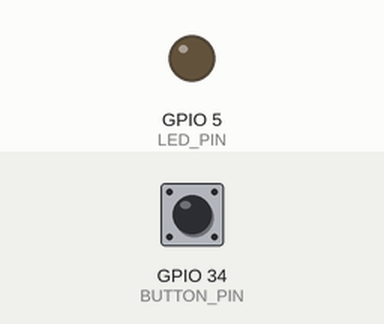
Bench run of a program on a simulated ESP32. Shown: output pins drawn as LEDs (lit = HIGH). Dashed ring = blinking. The test bench sets the inputs (shaded band); at power-on: GPIO 34 (BUTTON_PIN) HIGH.

Above: at 1.2 s.
1.3 s: GPIO 34 (BUTTON_PIN) pulled LOW for 0.15 s
At 1.8 s:
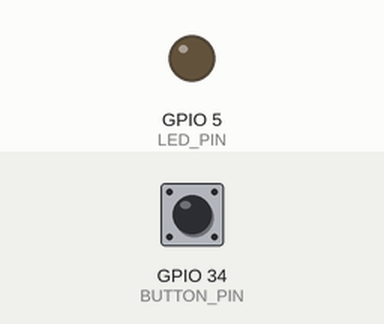
2.9 s: GPIO 34 (BUTTON_PIN) pulled LOW for 1 s
At 3.25 s:
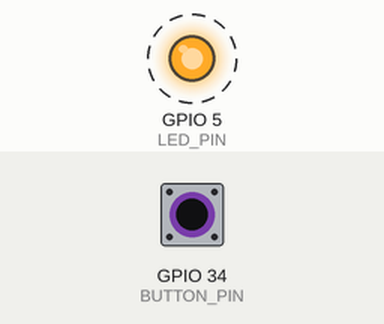
6.9 s: GPIO 34 (BUTTON_PIN) pulled LOW for 3.2 s
At 7.7 s:
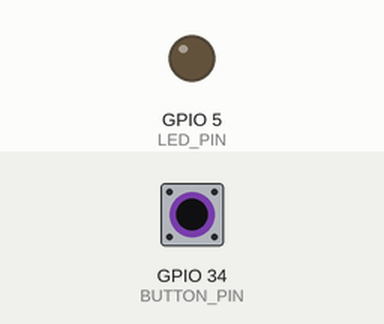
Timing chart, 0 to 9.9 s (numbered marks = the images above; inputs shaded):
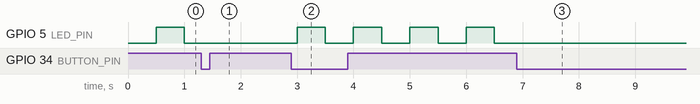

The program:

main.cpp
```cpp
// 23-NTU-CS-1018
// Arsh-e-noor

#include <Arduino.h>

#define LED_PIN     5     // On-board LED
#define BUTTON_PIN  34     // Button to GND
#define DEBOUNCE_MS 50

hw_timer_t *My_timer = nullptr;
volatile bool ledEnabled = true;        // flag toggled by button
volatile uint32_t lastButtonMs = 0;     // for debounce

// Timer ISR: blink LED only if enabled
void ARDUINO_ISR_ATTR onTimer() {
  if (ledEnabled) {
    digitalWrite(LED_PIN, !digitalRead(LED_PIN));
  }
}

// Button ISR: toggle enable flag (with debounce)
void ARDUINO_ISR_ATTR onButton() {
  uint32_t now = millis();
  if (now - lastButtonMs > DEBOUNCE_MS) {
    lastButtonMs = now;
    ledEnabled = !ledEnabled;   // toggle flag
    digitalWrite(LED_PIN, LOW); // reset LED when disabled
  }
}

void setup() {
  pinMode(LED_PIN, OUTPUT);
  pinMode(BUTTON_PIN, INPUT_PULLUP);

  // Button interrupt (FALLING = pressed)
  attachInterrupt(BUTTON_PIN, onButton, FALLING);

  // Timer: 1 MHz tick
  My_timer = timerBegin(1000000);
  timerAttachInterrupt(My_timer, &onTimer);
  timerAlarm(My_timer, 500000, true, 0); // 0.5s period
}

void loop() {
  // nothing needed, all handled by interrupts
}
```

Measured:
- after the input at 1.3 s, GPIO 5 (LED_PIN): stays LOW (without the input it goes to HIGH after 0.20 s)
- after the input at 2.9 s, GPIO 5 (LED_PIN): alternates HIGH for 0.50 s and LOW for 0.50 s, starting after 0.10 s
- after the input at 6.9 s, GPIO 5 (LED_PIN): stops changing and stays LOW
